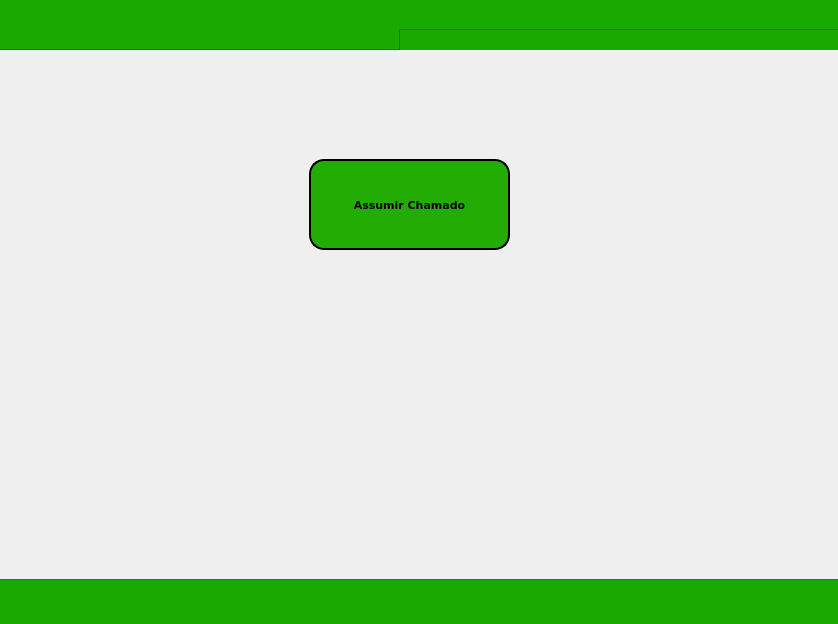
<?xml version="1.0" encoding="UTF-8"?>
<ui version="4.0">
 <class>Dialog</class>
 <widget class="QDialog" name="Dialog">
  <property name="geometry">
   <rect>
    <x>0</x>
    <y>0</y>
    <width>838</width>
    <height>624</height>
   </rect>
  </property>
  <property name="windowTitle">
   <string>Dialog</string>
  </property>
  <widget class="QFrame" name="frame">
   <property name="geometry">
    <rect>
     <x>-21</x>
     <y>-21</y>
     <width>861</width>
     <height>661</height>
    </rect>
   </property>
   <property name="frameShape">
    <enum>QFrame::StyledPanel</enum>
   </property>
   <property name="frameShadow">
    <enum>QFrame::Raised</enum>
   </property>
   <widget class="QFrame" name="verdeUserB">
    <property name="geometry">
     <rect>
      <x>10</x>
      <y>20</y>
      <width>881</width>
      <height>51</height>
     </rect>
    </property>
    <property name="styleSheet">
     <string notr="true">background-color: rgb(25, 170, 0);</string>
    </property>
    <property name="frameShape">
     <enum>QFrame::StyledPanel</enum>
    </property>
    <property name="frameShadow">
     <enum>QFrame::Raised</enum>
    </property>
    <widget class="QFrame" name="verdeUserB_4">
     <property name="geometry">
      <rect>
       <x>410</x>
       <y>30</y>
       <width>881</width>
       <height>51</height>
      </rect>
     </property>
     <property name="styleSheet">
      <string notr="true">background-color: rgb(25, 170, 0);</string>
     </property>
     <property name="frameShape">
      <enum>QFrame::StyledPanel</enum>
     </property>
     <property name="frameShadow">
      <enum>QFrame::Raised</enum>
     </property>
    </widget>
   </widget>
   <widget class="QFrame" name="verdeUserB_3">
    <property name="geometry">
     <rect>
      <x>10</x>
      <y>600</y>
      <width>851</width>
      <height>51</height>
     </rect>
    </property>
    <property name="styleSheet">
     <string notr="true">background-color: rgb(25, 170, 0);</string>
    </property>
    <property name="frameShape">
     <enum>QFrame::StyledPanel</enum>
    </property>
    <property name="frameShadow">
     <enum>QFrame::Raised</enum>
    </property>
   </widget>
   <widget class="QPushButton" name="btnAssumir">
    <property name="geometry">
     <rect>
      <x>330</x>
      <y>180</y>
      <width>201</width>
      <height>91</height>
     </rect>
    </property>
    <property name="font">
     <font>
      <family>Verdana</family>
      <pointsize>8</pointsize>
      <weight>75</weight>
      <bold>true</bold>
     </font>
    </property>
    <property name="styleSheet">
     <string notr="true">background-color: rgb(35, 173, 4);
border-radius: 15px;
 border: 2px solid black;</string>
    </property>
    <property name="text">
     <string>Assumir Chamado</string>
    </property>
   </widget>
  </widget>
 </widget>
 <resources/>
 <connections/>
</ui>
